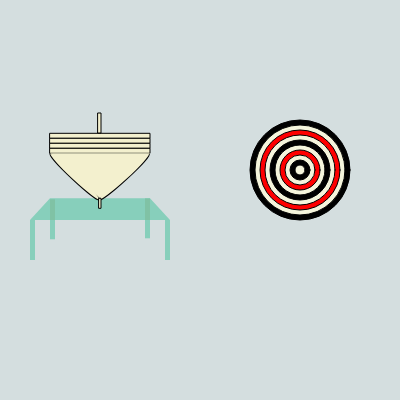
Frame 1 (no input)
Frame 60 (no input): identical to frame 1, image omitted
Frame 120 (the mouse pressed at the canvas centre since frame 60): identical to frame 1, image omitted

The p5.js sketch that drew this single still picture (run headless with seeded random() and noise() and a simulated clock; from frame 60 on, the mouse is pressed at the canvas centre):

// p5.js sketch
// ── sketch.js
function setup() {
  createCanvas(400, 400);
  angleMode('degrees');
}

function draw() {
  background('rgb(212,222,223)');
  
  //spinning top from side view
  
  //table
  push();
  blendMode(EXCLUSION);
  fill('rgb(117,19,46)');

  rect(50,199.3,5,40);
  rect(145,198.3,5,40); 
  quad(50,198.3,150, 198.3,170,220,30,220);
  rect(30,220,5,40);
  rect(165,220,5,40);
  pop();
  push();
  
  //top section of the top, with ridges for winding string
  fill('rgb(243,240,206)');
  rect(50,133.3,100,5);
  rect(50,138.3,100,5);
  rect(50,143.3,100,5);
  rect(50,148.3,100,5);
  
  //curved sides
  push();
  translate(75.02,178.3);
  rotate(133);
  ellipse(-1, 1,7,68.03);
  pop();
  
  push();
  translate(124.08,178.3);
  rotate(-132.5);
  ellipse(1, 1,7,68.03);
  pop();
  
  //top knob
  rect(98,113,3,20);
  
  
  //base of top
  push();
  noStroke();
  triangle(50,153.3,150,153.3,100,198.3);
  pop(); 
  
  //spindle
  rect(99,198.3,2,10);
 
  pop();
  
  //spinning top from top view
  
  fill('black');
  circle(300,170,100);
  
  fill('beige');
  circle(300,170,90);
  
  fill('red');
  circle(300,170,80);
  
  fill('beige');
  circle(300,170,70);
  
  fill('black');
  circle(300,170,60);
  
  fill('beige');
  circle(300,170,50);
  
  fill('red');
  circle(300,170,40);
  
  fill('beige');
  circle(300,170,30);
  
  fill('black');
  circle(300,170,20);
  
  fill('beige');
  circle(300,170,10);
  
  
  
}
